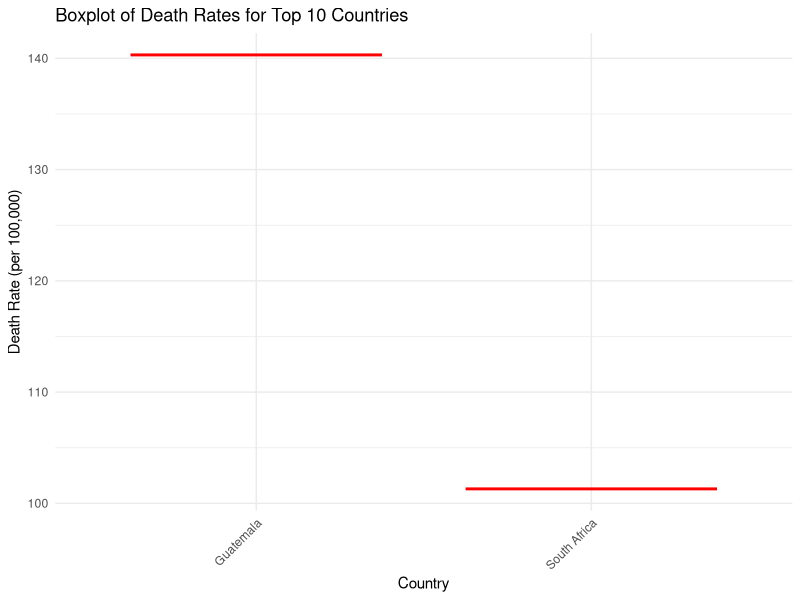

Source code (R):
# Load necessary libraries
library(ggplot2)
library(dplyr)

# Read the CSV file
data <- read.csv("5- respiratory-infection-death-rate-who-mdb.csv")

# Rename columns for clarity
colnames(data) <- c("Entity", "Code", "Year", "Death_Rate")

# Convert Death_Rate to numeric (if needed)
data$Death_Rate <- as.numeric(data$Death_Rate)

# Aggregate data: calculate mean Death_Rate by Entity
entity_death_rate <- data %>%
  group_by(Entity) %>%
  summarise(Avg_Death_Rate = mean(Death_Rate, na.rm = TRUE)) %>%
  arrange(desc(Avg_Death_Rate))



# Get the top 10 entities with the highest death rates
top_entities <- head(entity_death_rate, 2)

# Calculate mean and standard deviation of the death rates
mean_rate <- mean(top_entities$Avg_Death_Rate, na.rm = TRUE)
sd_rate <- sd(top_entities$Avg_Death_Rate, na.rm = TRUE)


# Total number of observations
total_obs <- nrow(data)


# Create the boxplot
ggplot(top_entities, aes(x = Entity, y = Avg_Death_Rate)) +
  geom_boxplot(fill = "yellow", color = "red", outlier.color = "black", outlier.size = 2) +
  labs(
    title = "Boxplot of Death Rates for Top 10 Countries",
    x = "Country",
    y = "Death Rate (per 100,000)"
  ) +
  theme_minimal() +
  theme(axis.text.x = element_text(angle = 45, hjust = 1))

